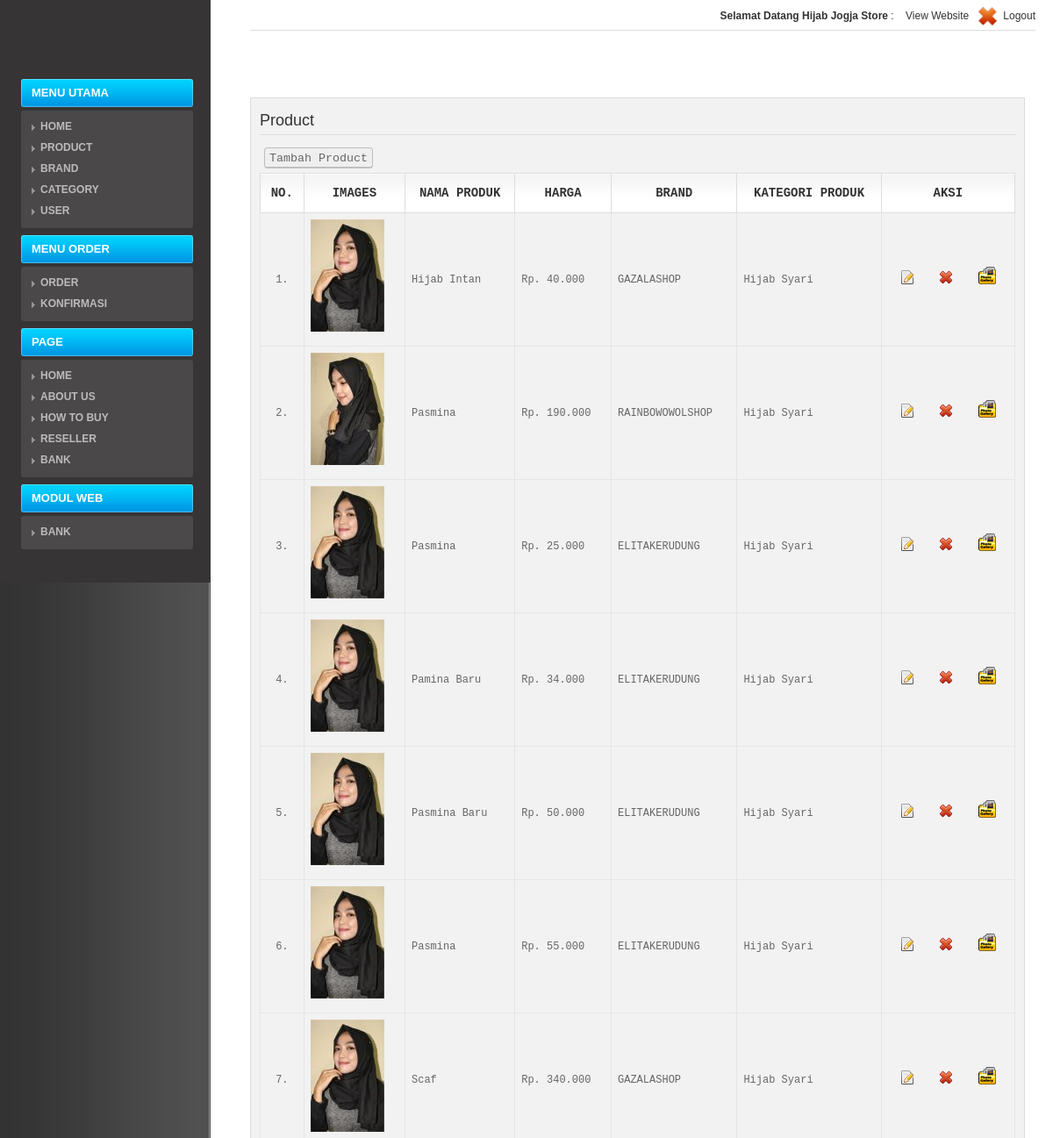
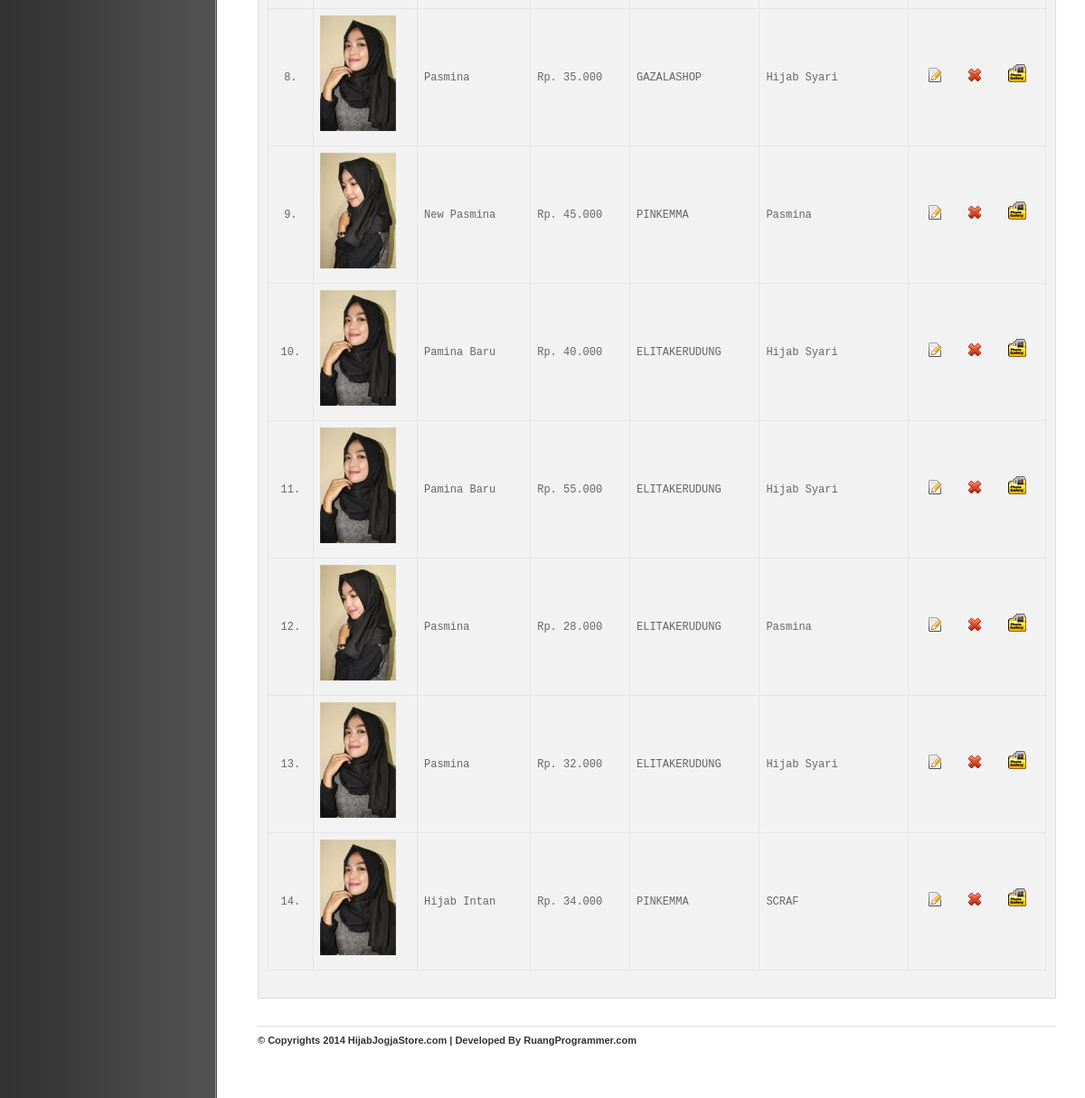
The page /@admin/media.php?module=product (signed in) on the database its author committed (2 pictures, top to bottom).
### tables this page shows
CREATE TABLE `mod_page` (
  `id_page` int(11) NOT NULL,
  `judul` varchar(50) NOT NULL,
  `isi` text NOT NULL,
  `tgl_posting` date NOT NULL,
  `gambar` varchar(100) NOT NULL,
  `statis` enum('Y','N') NOT NULL,
  `extra` text NOT NULL,
  `meta_keyword` varchar(100) NOT NULL,
  `meta_deskripsi` varchar(300) NOT NULL
);

CREATE TABLE `modul` (
  `id_modul` int(5) NOT NULL,
  `nama_modul` varchar(50) NOT NULL,
  `link` varchar(100) NOT NULL,
  `static_content` text NOT NULL,
  `gambar` varchar(100) NOT NULL,
  `status` enum('user','admin') NOT NULL,
  `aktif` enum('Y','N') NOT NULL,
  `menu` enum('utama','modul') NOT NULL
);

CREATE TABLE `product` (
  `product_id` int(11) NOT NULL,
  `product_code` varchar(250) DEFAULT NULL,
  `product_name` varchar(250) DEFAULT NULL,
  `product_desc` varchar(250) DEFAULT NULL,
  `product_price` int(11) DEFAULT NULL,
  `product_discount` int(11) DEFAULT NULL,
  `product_promo` varchar(250) DEFAULT NULL,
  `product_color` varchar(250) DEFAULT NULL,
  `product_bahan` varchar(250) DEFAULT NULL,
  `product_size` varchar(250) DEFAULT NULL,
  `product_lama_kirim` varchar(250) DEFAULT NULL,
  `product_jumlah` int(11) DEFAULT NULL,
  `product_images` text,
  `brand_id` int(11) DEFAULT NULL,
  `category_id` int(11) DEFAULT NULL,
  `product_seo` varchar(250) DEFAULT NULL,
  `product_date` date DEFAULT NULL
);

CREATE TABLE `brand` (
  `brand_id` int(11) NOT NULL,
  `brand_name` varchar(250) DEFAULT NULL,
  `brand_seo` varchar(250) DEFAULT NULL
);

CREATE TABLE `category` (
  `category_id` int(11) NOT NULL,
  `category_name` varchar(250) DEFAULT NULL,
  `category_seo` varchar(250) DEFAULT NULL
);

### josys/fungsi_rupiah.php (called while the page is built)
<?php
function format_rupiah($angka){
  $rupiah=number_format($angka,0,',','.');
  return $rupiah;
}
?>

### @admin/modul/mod_product/product.php (the view, shortened to what this page needs)
<?php
 if (empty($_SESSION['username']) AND empty($_SESSION['passuser'])){
  echo "<link href='style.css' rel='stylesheet' type='text/css'>
 <center>Untuk mengakses modul, Anda harus login <br>";
  echo "<a href=../../index.php><b>LOGIN</b></a></center>";
}
else{
$aksi="modul/mod_product/aksi_product.php";
switch(@$_GET['act']){
    default:
    echo "<h2 class='hLine'>Product</h2>
          <input type=button class='butt' value='Tambah Product' onclick=\"window.location.href='?module=product&act=tambahproduct';\">
          <table class='list' id='listTable'>
          <thead>
			  <tr>
				<th class='center'>No.</td>
				<th class='center'>Images</td>
				<th class='center'>Nama Produk</td>
				<th class='center'>Harga</td>
				<th class='center'>Brand</td>
				<th class='center'>Kategori Produk</td>
				<th class='center'>Aksi </td>
			  </tr>
		  </thead>";
    $tampil = mysql_query("SELECT * FROM product ORDER BY product_id DESC");
    $no = 1;
    while($r=mysql_fetch_array($tampil))
    {
      $harga=format_rupiah($r['product_price']);
	  $kat=mysql_query("SELECT * FROM category WHERE category_id='$r[category_id]'");
	  $k=mysql_fetch_array($kat);
	  $brand=mysql_query("SELECT * FROM brand WHERE brand_id='$r[brand_id]'");
	  $data_brand=mysql_fetch_array($brand);
      echo "<tr><td>$no.</td>
       			<td class='left  _capitalize'><img src='../assets/images/product/s_$r[product_images]'></td>
                <td class='left  _capitalize'>$r[product_name]</td>
                <td class='left'>Rp. $harga</td>
                <td class='left'>$data_brand[brand_name]</td>
                <td class='left'>$k[category_name]</td>";
		        echo "<td>
					<p>
						<a href=?module=product&act=editproduct&id=$r[product_id]><img src='images/add-icon.gif' title='Edit Detail' /></a>
						&nbsp;&nbsp;
						<a href=$aksi?module=product&act=hapus&id=$r[product_id]><img src='images/hr.gif' title='Hapus' /></a>
						&nbsp;&nbsp;
						<a href=?module=subimages&id=$r[product_id]><img src='images/images.png' title='images' /></a>
					</p>
					</td>
		        </tr>";
      $no++;
    }
    echo "</table>";
    break;
}
}
?>

### @admin/media.php (shortened to what this page needs)
<?php
if (empty($_SESSION['username']) AND empty($_SESSION['passuser'])){
  echo "<link href='css/screen.css' rel='stylesheet' type='text/css'><link href='css/reset.css' rel='stylesheet' type='text/css'>
 <center>Anda harus login dulu <br>";
  echo "<a href=index.php><b>LOGIN</b></a></center>";
}
else{
include "../josys/fungsi_rupiah.php";
?>
<!DOCTYPE html PUBLIC "-//W3C//DTD XHTML 1.0 Strict//EN" "http://www.w3.org/TR/xhtml1/DTD/xhtml1-strict.dtd">
<html xmlns="http://www.w3.org/1999/xhtml">
<head>
<link rel="stylesheet" href="css/reset.css" type="text/css"/>
<link rel="stylesheet" href="css/screen.css" type="text/css"/>
	<link href="css/pagination.css" rel="stylesheet" type="text/css" />
	<link href="css/grey.css" rel="stylesheet" type="text/css" />
	<link href="../jolibs/css/datatables.css" rel="stylesheet" type="text/css" />
</head>
<body>
<div class="sidebar">
<div class="logo clear">
				<span class="title" align="center"><img src="../assets/images/logo.png" style="width: 156px;" alt=""></span>
</div>
	<div class="menu _uppercase">
         <ul>
            <li><a href="?module=home">MENU UTAMA</a>
                <ul>
                  <?php include "menu.php"; ?>
                </ul>
            <li><a href='#'>MENU ORDER</a>
				<ul>
					<?php
						echo "<li><a href='?module=order'><b>Order</b></a></li>";
						echo "<li><a href='?module=konfirmasi'><b>Konfirmasi</b></a></li>";
					?>
				</ul>
			</li>
			<li><a href='#'>PAGE</a>
				<ul>
					<?php
						$sql=mysql_query("SELECT * FROM mod_page WHERE statis='Y'");
						while($s=mysql_fetch_array($sql)){
							echo "<li><a href='?module=page&act=edit&id=$s[id_page]'><b>$s[judul]</b></a></li>";
						}
						echo "<li><a href='?module=bank'><b>Bank</b></a></li>";
					?>
				</ul>
			</li>
			<li>
				<a href="#">Modul Web</a>
				<ul>
					<?php include "menu2.php"; ?>
    </div>
</div>
	<div class="main">
		<div class="main-wrap">
			<div class="header clear">
				<ul class="links clear">
				<li><strong>Selamat Datang <?php echo $_SESSION['namalengkap']; ?></strong>&nbsp;:&nbsp;</li>
				<li><a href="../" target="_blank">View Website</a></li>
				<li><a href="logout.php"><img src="images/out.gif" alt="" class="icon" /> <span class="text">Logout</span></a></li>
				</ul>
			</div>
			<div class="page clear">
				<div class="content-box">
								<div style='padding:10px;'>
								<?php include "content.php"; ?>
								</div>
				</div>
				<div class="footer clear">
					<span class="copy"><strong>
					© Copyrights 2014 <a href="http://hijabjogjastore.com">HijabJogjaStore.com</a> |
					Developed By <a href="http://ruangprogrammer.com" target="_blank">RuangProgrammer.com</a></span></strong>
				</div>
			</div>
		</div>
	</div>
</body>
</html>
<?php
}
?>

### @admin/menu2.php
<?php
$sql=mysql_query("SELECT * FROM modul WHERE aktif='Y' AND menu='modul' ORDER BY id_modul ASC");
	while($s=mysql_fetch_array($sql))
	{
		echo "<li><a href='$s[link]'><b>$s[nama_modul]</b></a></li>";
	}
	echo "</li>";

### rows shown on the page
mod_page: judul "HOME"
mod_page: judul "ABOUT US"
mod_page: judul "HOW TO BUY"
mod_page: judul "RESELLER"
modul: nama_modul "BANK"
product: product_images (picture), product_name "Hijab Intan", product_price "40.000", brand.brand_name "GAZALASHOP", category.category_name "Hijab Syari"
product: product_images (picture), product_name "Pasmina", product_price "190.000", brand.brand_name "RAINBOWOWOLSHOP", category.category_name "Hijab Syari"
product: product_images (picture), product_name "Pasmina", product_price "25.000", brand.brand_name "ELITAKERUDUNG", category.category_name "Hijab Syari"
product: product_images (picture), product_name "Pamina Baru", product_price "34.000", brand.brand_name "ELITAKERUDUNG", category.category_name "Hijab Syari"
product: product_images (picture), product_name "Pasmina Baru", product_price "50.000", brand.brand_name "ELITAKERUDUNG", category.category_name "Hijab Syari"
product: product_images (picture), product_name "Pasmina", product_price "55.000", brand.brand_name "ELITAKERUDUNG", category.category_name "Hijab Syari"
product: product_images (picture), product_name "Scaf", product_price "340.000", brand.brand_name "GAZALASHOP", category.category_name "Hijab Syari"
product: product_images (picture), product_name "Pasmina", product_price "35.000", brand.brand_name "GAZALASHOP", category.category_name "Hijab Syari"
product: product_images (picture), product_name "New Pasmina", product_price "45.000", brand.brand_name "PINKEMMA", category.category_name "Pasmina"
product: product_images (picture), product_name "Pamina Baru", product_price "40.000", brand.brand_name "ELITAKERUDUNG", category.category_name "Hijab Syari"
product: product_images (picture), product_name "Pamina Baru", product_price "55.000", brand.brand_name "ELITAKERUDUNG", category.category_name "Hijab Syari"
product: product_images (picture), product_name "Pasmina", product_price "28.000", brand.brand_name "ELITAKERUDUNG", category.category_name "Pasmina"
product: product_images (picture), product_name "Pasmina", product_price "32.000", brand.brand_name "ELITAKERUDUNG", category.category_name "Hijab Syari"
product: product_images (picture), product_name "Hijab Intan", product_price "34.000", brand.brand_name "PINKEMMA", category.category_name "SCRAF"

### other values the page prints
$_SESSION['namalengkap'] "Hijab Jogja Store"
